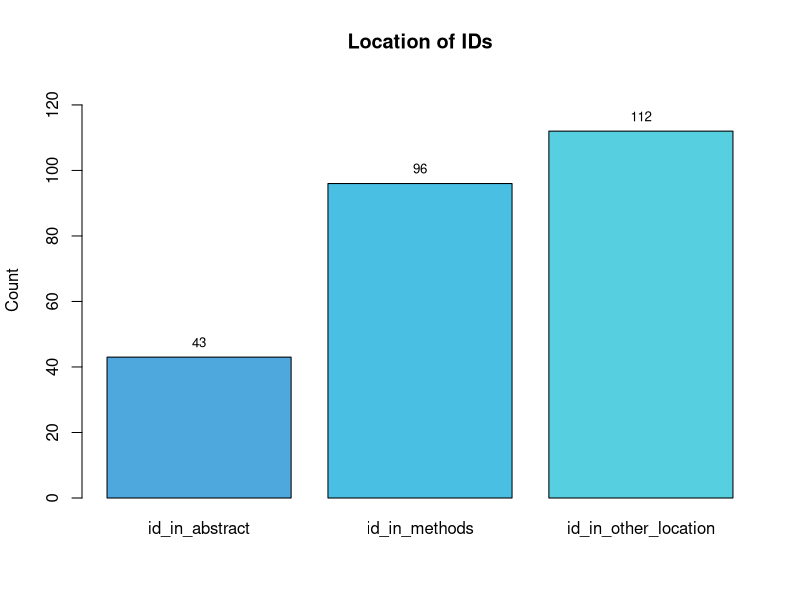
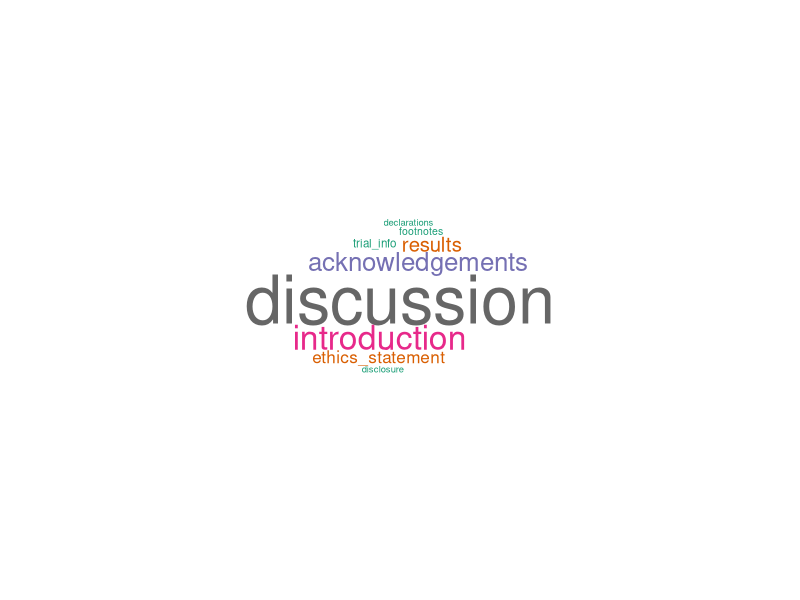
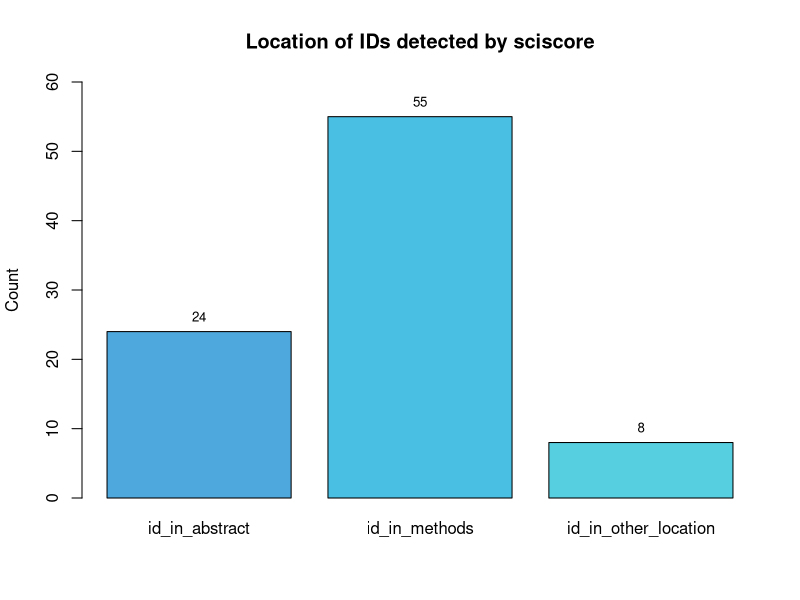
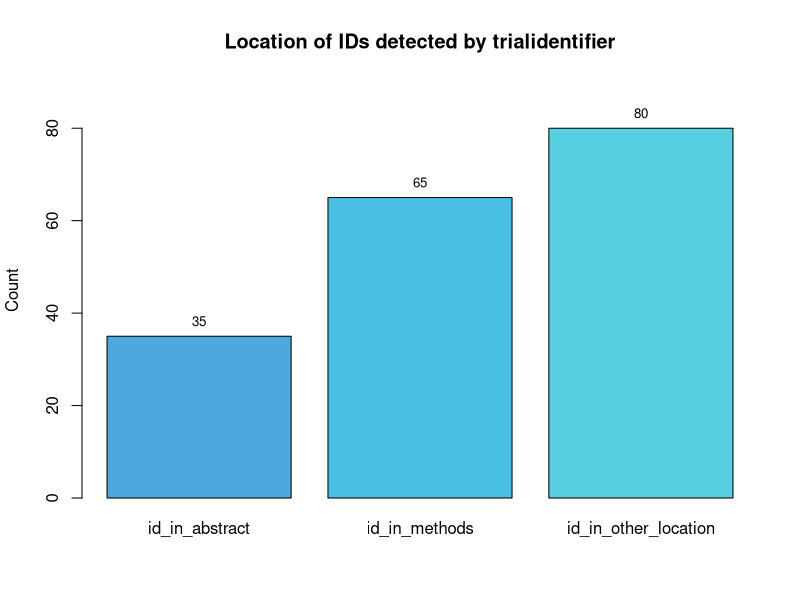
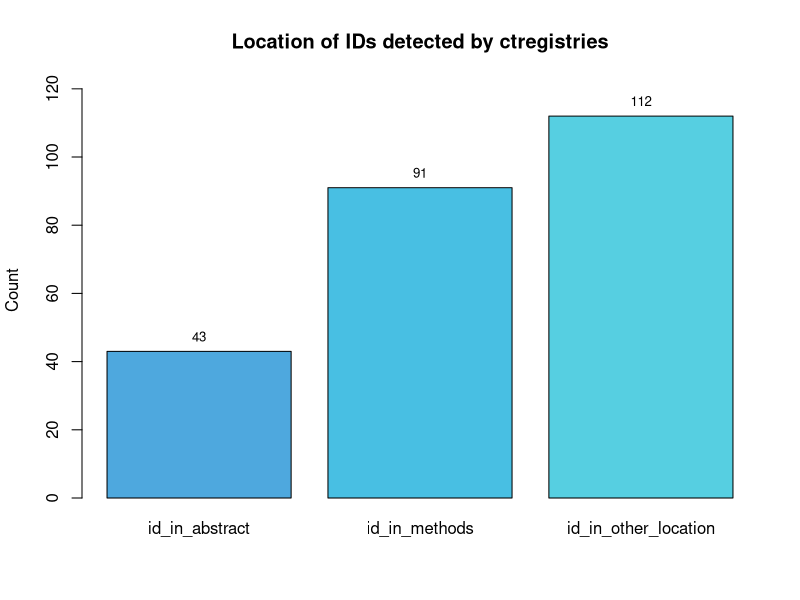
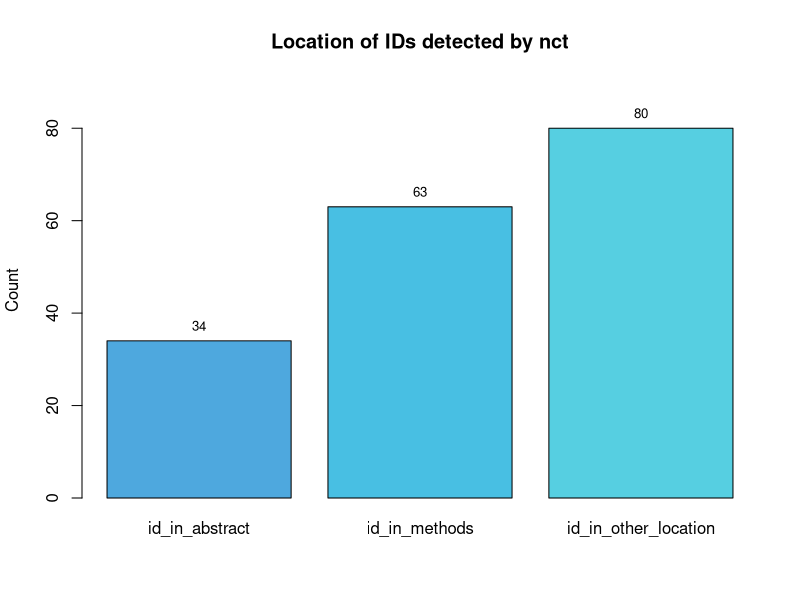
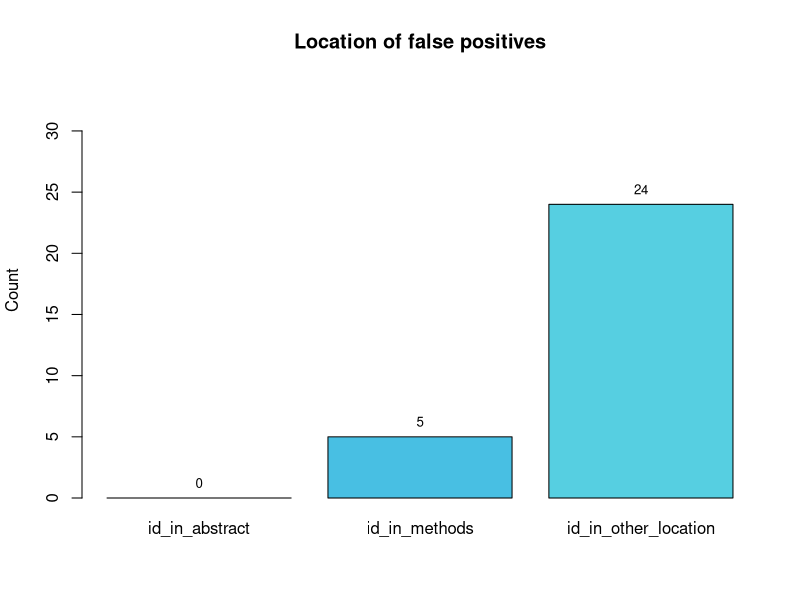

The R source for these figures, in order:
## ---- chunk 1

library(readr)
library(dplyr)
library(ggplot2)
library(here)
library(wordcloud)
library(RColorBrewer)
library(knitr)
library(tidyverse)
## ---- chunk 2

#load dataset
data <- read_csv(here("data", "regset.csv"))

#general overview
data %>%
  count(id_type_group) %>%
  arrange(desc(n)) %>%
  kable()
## ---- chunk 3

data %>%
  filter(id_type_group == "trn") %>%
  count(id_type) %>%
  arrange(desc(n)) %>%
  kable()
## ---- chunk 4

data %>%
  filter(id_type_group == "protocol") %>%
  count(id_type_group) %>%
  arrange(desc(n)) %>%
  kable()
## ---- chunk 5

data %>%
  filter(id_type_group == "false_positive") %>%
  count(id_type) %>%
  arrange(desc(n)) %>%
  kable()
## ---- chunk 6

# Select only the three columns of interest
location <- data[, c("id_in_abstract", "id_in_methods", "id_in_other_location")]

# Count TRUE values for each selected variable
count_true <- colSums(location)

#select custom colors
custom_palette <- colorRampPalette(c("#4EA8DE", "#48BFE3", "#56CFE1"))

#create barplot
barplot(count_true, names.arg = colnames(location), 
        col = custom_palette(length(count_true)),
        main = "Location of IDs",
        ylab = "Count", ylim = c(0, max(count_true) + 15))

# Calculate the midpoints of the bars
bar_midpoints <- barplot(count_true, plot = FALSE)

# Add total count labels on each column (centered)
text(bar_midpoints, count_true, labels = count_true, pos = 3, col = "black", cex = 0.8)
## ---- chunk 7

# separating locations where there are more than 1 options
locations <- unlist(strsplit(as.character(data$other_location), ", "))

# Create a data frame with the table of frequencies
other_location <- as.data.frame(table(locations))

wordcloud(words = other_location$locations, 
          freq = other_location$Freq,
          min.freq = 0,
          max.words = 200,
          random.order = FALSE,
          rot.per = 0,
          colors = brewer.pal(8, "Dark2"))
## ---- chunk 8
#Calculating number of papers that were research articles
#Group data by PMCID
data %>%
  group_by(PMCID) %>%
  summarise(paper_is_research_article = any(paper_is_research_article)) %>%
  count(paper_is_research_article) %>%
  arrange(desc(paper_is_research_article)) %>%
  kable()
## ---- chunk 9
#Calculating number of IDs coming from papers that were research articles.
data %>%
  count(paper_is_research_article) %>%
  arrange(desc(paper_is_research_article)) %>%
  kable()
## ---- chunk 10

data %>%
  count(tools_agree) %>%
  arrange(desc(tools_agree)) %>%
  kable()
## ---- chunk 11

data %>%
  count(tools_agree, id_type_group) %>%
  arrange(desc(tools_agree)) %>%
  kable()
## ---- chunk 12
#subset of sciscore_hit = TRUE
sciscore <- subset(data, data$sciscore_hit %in% c("TRUE"))

sciscore %>%
  count(id_type_group, id_type) %>%
  kable()
## ---- chunk 13

# Select only the three columns of interest
location_analysis1 <- sciscore[, c("id_in_abstract", "id_in_methods", 
                                 "id_in_other_location")]

# Count TRUE values for each selected variable
count_true <- colSums(location_analysis1)

#create barplot
barplot(count_true, names.arg = colnames(location_analysis1), 
        col = custom_palette(length(count_true)), 
        main = "Location of IDs detected by sciscore", ylab = "Count",
        ylim = c(0, max(count_true) + 5))

#calculate midpoints of bars
bar_midpoints <- barplot(count_true, plot = FALSE)

#add total count
text(bar_midpoints, count_true, labels = count_true, pos = 3, col = "black", cex = 0.8)
## ---- chunk 14
#subset of trialidentifier_hit = TRUE
trialidentifier <- subset(data, data$trialidentifier_hit %in% c("TRUE"))

trialidentifier %>%
  count(id_type_group, id_type) %>%
  kable()
## ---- chunk 15

# Select only the three columns of interest
location_analysis2 <- trialidentifier[, c("id_in_abstract", "id_in_methods", 
                                 "id_in_other_location")]

# Count TRUE values for each selected variable
count_true <- colSums(location_analysis2)

#create barplot
barplot(count_true, names.arg = colnames(location_analysis2), 
        col = custom_palette(length(count_true)), 
        main = "Location of IDs detected by trialidentifier", ylab = "Count",
        ylim = c(0, max(count_true) + 10))

#calculate midpoints of bars
bar_midpoints <- barplot(count_true, plot = FALSE)

#add total count
text(bar_midpoints, count_true, labels = count_true, pos = 3, col = "black", cex = 0.8)
## ---- chunk 16
#subset of ctregistries_hit = TRUE
ctregistries <- subset(data, data$ctregistries_hit %in% c("TRUE"))

ctregistries %>%
  count(id_type_group) %>%
  arrange(desc(n)) %>%
  kable()
## ---- chunk 17

ctregistries %>%
  filter(id_type_group == "false_positive") %>%
  count(id_type) %>%
  arrange(desc(n)) %>%
  kable()
## ---- chunk 18

ctregistries %>%
  filter(id_type_group == "trn") %>%
  count(id_type) %>%
  arrange(desc(n)) %>%
  kable()
## ---- chunk 19

# Select only the three columns of interest
location_analysis3 <- ctregistries[, c("id_in_abstract", "id_in_methods", 
                                 "id_in_other_location")]

# Count TRUE values for each selected variable
count_true <- colSums(location_analysis3)

#create barplot
barplot(count_true, names.arg = colnames(location_analysis3), 
        col = custom_palette(length(count_true)), 
        main = "Location of IDs detected by ctregistries", ylab = "Count",
        ylim = c(0, max(count_true) + 10))

#calculate midpoints of bars
bar_midpoints <- barplot(count_true, plot = FALSE)

#add total count
text(bar_midpoints, count_true, labels = count_true, pos = 3, col = "black", cex = 0.8)
## ---- chunk 20
#subset of nct_hit = TRUE
nct <- subset(data, data$nct_hit %in% c("TRUE"))

nct %>%
  count(id_type_group, id_type) %>%
  arrange(desc(n)) %>%
  kable()
## ---- chunk 21

# Select only the three columns of interest
location_analysis4 <- nct[, c("id_in_abstract", "id_in_methods", 
                                 "id_in_other_location")]

# Count TRUE values for each selected variable
count_true <- colSums(location_analysis4)

#create barplot
barplot(count_true, names.arg = colnames(location_analysis4), 
        col = custom_palette(length(count_true)), 
        main = "Location of IDs detected by nct", ylab = "Count",
        ylim = c(0, max(count_true) + 10))

#calculate midpoints of bars
bar_midpoints <- barplot(count_true, plot = FALSE)

#add total count
text(bar_midpoints, count_true, labels = count_true, pos = 3, col = "black", cex = 0.8)
## ---- chunk 22

data %>%
  filter(id_type_group == "trn") %>% 
  count(ctregistries_hit, sciscore_hit, trialidentifier_hit, nct_hit) %>%
  kable()

## ---- chunk 23

false_positive <- data %>%
  filter(id_type_group == "false_positive")

# Select only the three columns of interest
location_analysis5 <- false_positive[, c("id_in_abstract", "id_in_methods", 
                                 "id_in_other_location")]

# Count TRUE values for each selected variable
count_true <- colSums(location_analysis5)

#create barplot
barplot(count_true, names.arg = colnames(location_analysis5), 
        col = custom_palette(length(count_true)), 
        main = "Location of false positives", ylab = "Count",
        ylim = c(0, max(count_true) + 10))

#calculate midpoints of bars
bar_midpoints <- barplot(count_true, plot = FALSE)

#add total count
text(bar_midpoints, count_true, labels = count_true, pos = 3, col = "black", cex = 0.8)

## ---- chunk 24

false_positive %>%
  filter(!is.na(other_location)) %>%
  group_by(id_type) %>%
  count(other_location) %>%
  arrange(desc(n)) %>%
  kable()
